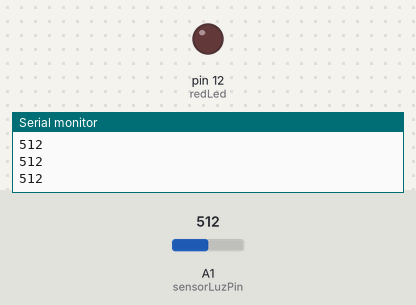
Bench run of a sketch on a simulated Arduino Uno, built with avr-gcc and run on an emulated ATmega328P. On the bench: output pins drawn as LEDs (lit = HIGH), the last lines printed to the serial monitor. The inputs (shaded band) are chosen by the test bench; at power-on: A1 (sensorLuzPin) = 512.

Above: at 1.2 s.
1.3 s: A1 (sensorLuzPin) set to 52
2.8 s: A1 (sensorLuzPin) set to 47
At 3.7 s:
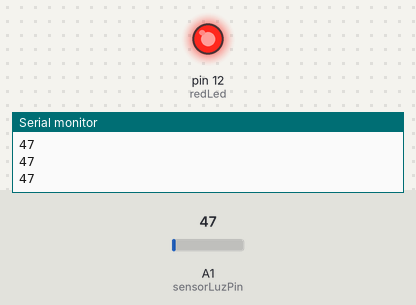
4.3 s: A1 (sensorLuzPin) set to 122
At 4.8 s:
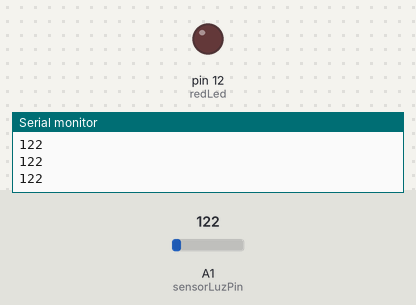
5.8 s: A1 (sensorLuzPin) set to 0
At 7.1 s:
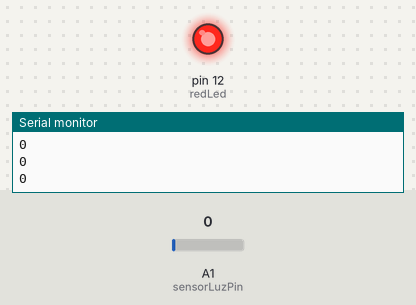
Timing chart, 0 to 8.3 s (numbered marks = the images above; inputs shaded):
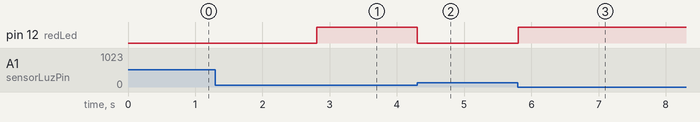

Measured:
- the behaviour switches between 50 and 49 on A1 (sensorLuzPin) (found by bisection; images 0 and 1)
- after the input at 2.8 s, pin 12 (redLed): LOW → HIGH at once
- after the input at 4.3 s, pin 12 (redLed): HIGH → LOW at once
- after the input at 5.8 s, pin 12 (redLed): LOW → HIGH at once

The sketch:

Ejercicio5.ino
```cpp
//EJERCICIO 5 - LEER DATOS DEL SENSOR DE LUZ DESDE EL MONITOR SERIE Y ENCENDER LED
//CURSO DE INICIACIÓN DE ARDUINO - ALBERTO QUESADA PABLOS

const int sensorLuzPin = A1;   // Definición del pin analógico donde está conectado el sensor lumínico
const int redLed = 12;   //Definición del pin del LED

int valorSensorLuz = 0;   // Valor leído directamente desde el sensor lumínico
int valorMargen = 50;   //Valor limite en el cual se activará el led

// La función setup() se ejecuta 1 vez cuando se presiona el botón de reset o de alimentación de la placa
void setup()
{
  Serial.begin(9600); // Iniciamos el puerto serie

  pinMode(redLed, OUTPUT); // Inicializar el pin digital del LED como salida (OUTPUT)
}

// La función loop() se ejecuta una y otra vez infinitamente
void loop()
{
  valorSensorLuz = analogRead(sensorLuzPin); // Lee valores entre 0 - 255

  Serial.println(valorSensorLuz); // Se muestra en el monitor serie el valor leído

  // Se compara el valor leído del sensor con el valor margen
  if (valorSensorLuz < valorMargen)
  {
     digitalWrite(redLed, HIGH); // Se enciende el LED si es menor
  }
  else
  {
    digitalWrite(redLed, LOW); // Se apaga el LED en caso contrario
  }

}
```
